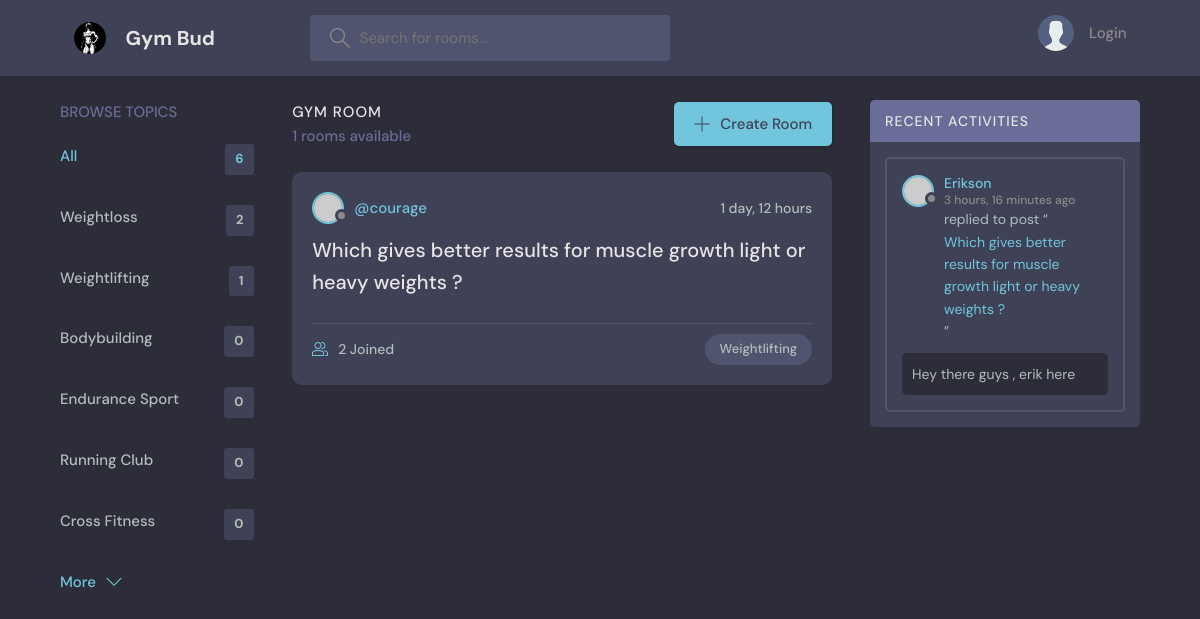
Page /?q=Weightlifting on the committed database.
### gym_bud_app/models.py (models this page shows, shortened)
class Topic(models.Model):
    name = models.CharField(max_length=200)

class Room(models.Model):
    host = models.ForeignKey(User, models.SET_NULL, null=True)
    topic = models.ForeignKey(Topic, models.SET_NULL, null=True)
    name = models.CharField(max_length=200)
    description = models.TextField(null=True, blank=True)
    participants = models.ManyToManyField(User, related_name='participants', blank=True)
    updated = models.DateTimeField(auto_now=True)
    created = models.DateTimeField(auto_now_add=True)
    class Meta:
        ordering = ['-updated','-created']
    def __str__(self):
        return self.name

class Message(models.Model):
    user = models.ForeignKey(User, on_delete=models.CASCADE)
    room = models.ForeignKey(Room, on_delete=models.CASCADE)
    body = models.TextField()
    update = models.DateTimeField(auto_now=True)
    created = models.DateTimeField(auto_now_add=True)
    class Meta:
        ordering = ['-created']

### gym_bud_app/views.py (the view)
# urls.py: 2. Add a URL to urlpatterns:  path('', views.home, name='home')
def home(request):
    q = request.GET.get('q') if request.GET.get('q') != None else ""
    rooms = Room.objects.filter(Q(topic__name__icontains=q) | Q(name__icontains=q) | Q(description__icontains=q))
    topics = Topic.objects.all()
    room_messages = Message.objects.filter(Q(room__topic__name__icontains=q))
    room_count = rooms.count()
    context = {'rooms': rooms}
    return render(request,'base/home.html', {'rooms': rooms, 'topics': topics,'room_count': room_count, 'room_messages': room_messages})

### gym_bud_app/templates/base/home.html (shortened to what this page needs)
{% extends 'main.html' %} {% block content %}
<main class="layout layout--3">
  <div class="container">
    {% include 'base/topics_component.html' %}
    <div class="roomList">
      <div class="roomList__header">
        <div>
          <h2>Gym Room</h2>
          <p>{{rooms.count}} rooms available</p>
        </div>
        <a class="btn btn--main" href="{% url 'create-room' %}">
          <svg
            version="1.1"
            xmlns="http://www.w3.org/2000/svg"
            width="32"
            height="32"
            viewBox="0 0 32 32"
          >
            <title>add</title>
            <path
              d="M16.943 0.943h-1.885v14.115h-14.115v1.885h14.115v14.115h1.885v-14.115h14.115v-1.885h-14.115v-14.115z"
            ></path>
          </svg>
          Create Room
        </a>
      </div>
      {% include 'base/feed_component.html' %}
    </div>
    {% include 'base/activity_component.html' %}
  </div>
</main>
{% endblock %}

### gym_bud_app/templates/base/topics_component.html
<div class="topics">
  <div class="topics__header">
    <h2>Browse Topics</h2>
  </div>
  <ul class="topics__list">
    <li>
      <a href="{% url 'home' %}" class="active"
        >All <span>{{topics.count}}</span></a
      >
    </li>
    {% for topic in topics %}
    <li>
      <a href="{% url 'home' %}?q={{topic.name}}"
        >{{topic.name}}<span>{{topic.room_set.all.count}}</span></a
      >
    </li>
    {% endfor %}
  </ul>
  <a class="btn btn--link" href="topics.html">
    More
    <svg
      version="1.1"
      xmlns="http://www.w3.org/2000/svg"
      width="32"
      height="32"
      viewBox="0 0 32 32"
    >
      <title>chevron-down</title>
      <path d="M16 21l-13-13h-3l16 16 16-16h-3l-13 13z"></path>
    </svg>
  </a>
</div>

### gym_bud_app/templates/base/feed_component.html (shortened to what this page needs)
{% for room in rooms %}
<div class="roomListRoom">
  <div class="roomListRoom__header">
    <a
      href="{% url 'user-profile' room.host.id %}"
      class="roomListRoom__author"
    >
      <div class="avatar avatar--small">
        <img src="https://randomuser.me/api/portraits/women/11.jpg" />
      </div>
      <span>@{{room.host.username}}</span>
    </a>
    <div class="roomListRoom__actions">
      <span>{{room.created|timesince}}</span>
    </div>
  </div>
  <div class="roomListRoom__content">
    <a href="{% url 'room' room.id %}">{{room.name}}</a>
  </div>
  <div class="roomListRoom__meta">
    <a href="{% url 'room' room.id %}" class="roomListRoom__joined">
      {{room.participants.all.count}} Joined
    </a>
    <p class="roomListRoom__topic">{{room.topic.name}}</p>
  </div>
</div>
{% endfor %}

### gym_bud_app/templates/base/activity_component.html (shortened to what this page needs)
<div class="activities">
  <div class="activities__header">
    <h2>Recent Activities</h2>
  </div>
  {% for message in room_messages %}
  <div class="activities__box">
    <div class="activities__boxHeader roomListRoom__header">
      <a
        href="{% url 'user-profile' message.user.id %}"
        class="roomListRoom__author"
      >
        <div class="avatar avatar--small">
          <img src="https://randomuser.me/api/portraits/women/11.jpg" />
        </div>
        <p>
          {{message.user|capfirst}}
          <span>{{message.created|timesince}} ago</span>
        </p>
      </a>
    </div>
    <div class="activities__boxContent">
      <p>
        replied to post “<a href="{% url 'room' message.room.id %}"
          >{{message.room}}</a
        >”
      </p>
      <div class="activities__boxRoomContent">{{message.body}}</div>
    </div>
  </div>
  {% endfor %}
</div>

### rows in the picture
Topic: name "Weightloss", room_set.all.count "2"
Topic: name "Weightlifting", room_set.all.count "1"
Topic: name "Bodybuilding", room_set.all.count "0"
Topic: name "Endurance Sport", room_set.all.count "0"
Topic: name "Running Club", room_set.all.count "0"
Topic: name "Cross Fitness", room_set.all.count "0"
Room: host.username "courage", created "1 day, 12 hours", name "Which gives better results for muscle growth light or heavy weights ?", participants.all.count "2", topic.name "Weightlifting"
Message: user "Erikson", created "3 hours, 16 minutes", room "Which gives better results for muscle growth light or heavy weights ?", body "Hey there guys , erik here"

### other values in the picture
{{ topics.count }} "6"
{{ rooms.count }} "1"
